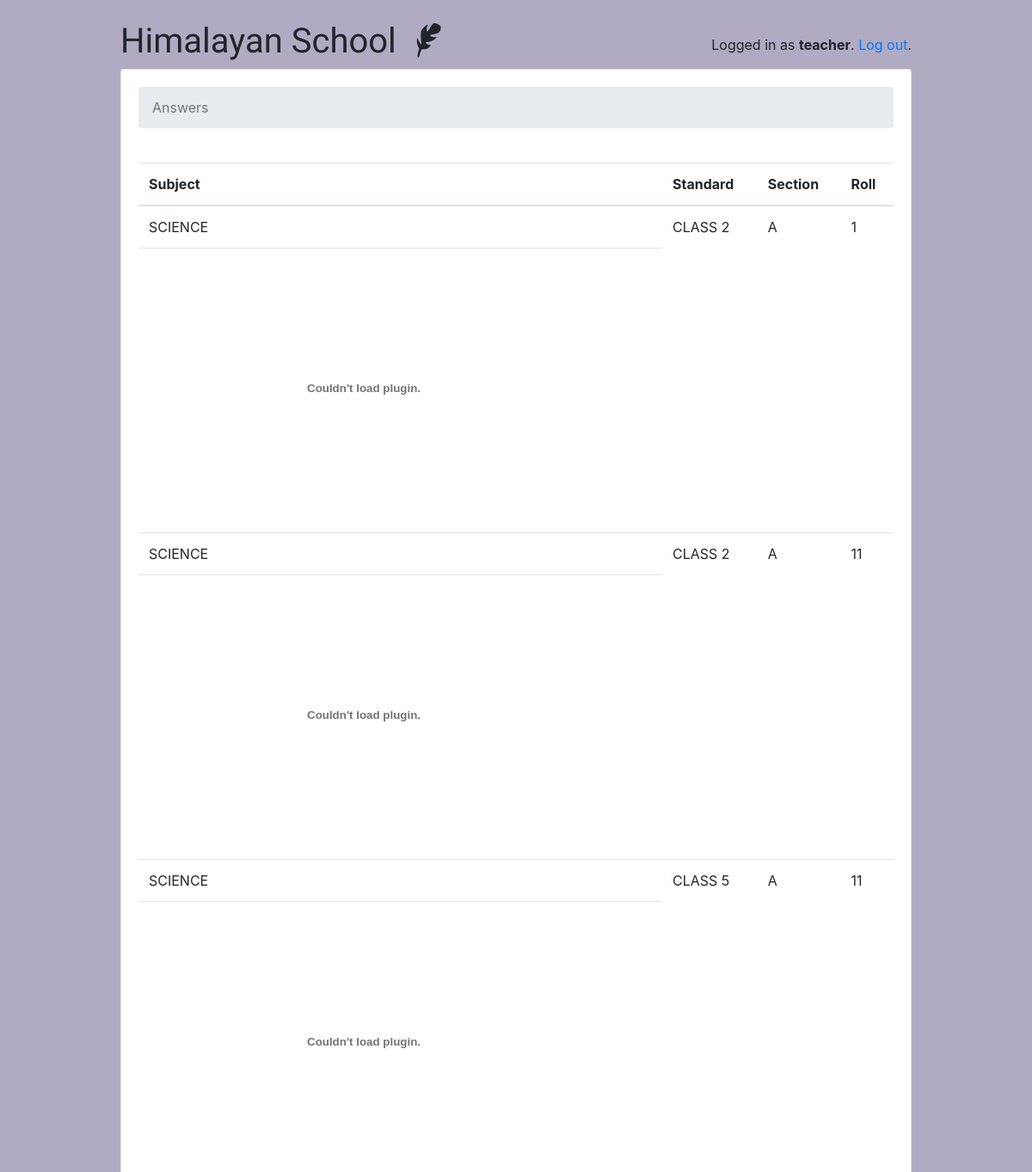
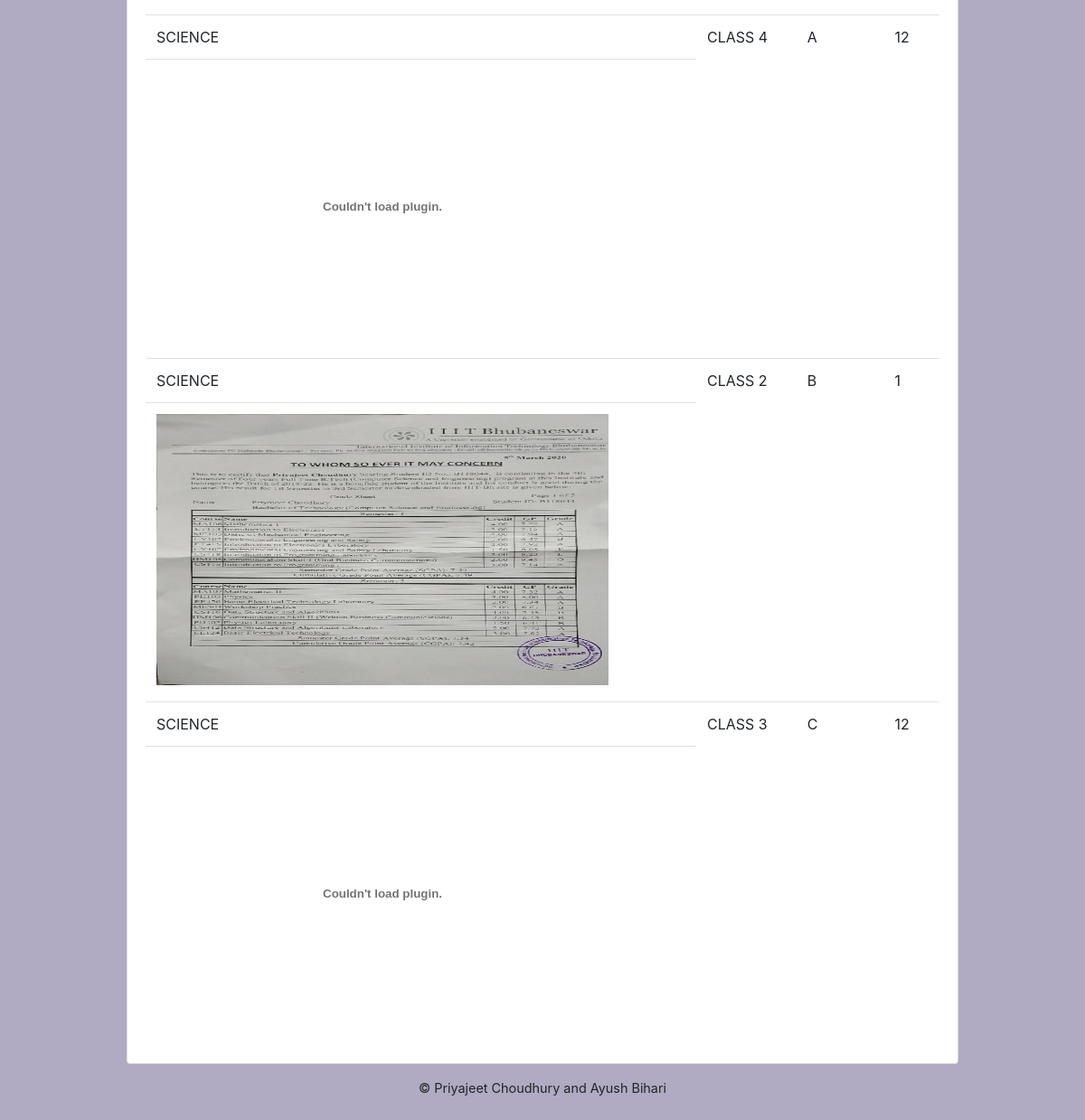
The app's page /teachers/quiz/answers/ (signed in) with its own data (2 pictures, top to bottom).
### classroom/models.py (models this page shows, shortened)
class User(AbstractUser):
    is_student = models.BooleanField(default=False)
    is_teacher = models.BooleanField(default=False)

class Answer(models.Model):
    subject = models.ForeignKey(Subject,on_delete=models.CASCADE,related_name='subject_fill',default=1)
    roll = models.PositiveIntegerField(default=1)
    quiz_name = models.CharField(max_length=20,default='ENTER SUBJECT')
    answer = models.FileField(upload_to='student',blank=False,default='teacher/default.jpg')
    section = models.CharField(max_length=1,default="A")

class Subject(models.Model):
    name = models.CharField(max_length=30)
    color = models.CharField(max_length=7, default='#007bff')
    def __str__(self):
        return self.name

### classroom/views/teachers.py (the view)
# urls.py: path('quiz/answers/', teachers.AnswerListView.as_view(), name='quiz_answers'),
@method_decorator([login_required, teacher_required], name='dispatch')
class AnswerListView(ListView):
    model = Answer
    ordering = ('section','roll','subject', )
    context_object_name='answers'
    template_name = 'classroom/teachers/quiz_answers.html'

### classroom/templates/classroom/teachers/quiz_answers.html
{% extends 'base.html' %}
{% block content %}
  <nav aria-label="breadcrumb">
    <ol class="breadcrumb">
      <li class="breadcrumb-item active" aria-current="page">Answers</li>
    </ol>
    <table class="table mb-0">
      <thead>
        <tr>
          <th>Subject</th>
          <th>Standard</th>
          <th>Section</th>
          <th>Roll</th>
        </tr>
      </thead>
      <tbody>
        {% for answer in answers %}
          {% if answer.quiz_name == 'SCIENCE' or answer.quiz_name == 'enter paper name' %}
              <tr>
                <td class="align-left">{{ answer.quiz_name }}</td>
                <td class="align-left">{{ answer.subject }}</td>
                <td class="align-left">{{ answer.section }}</td>
                <td class="align-left">{{ answer.roll }}</td>
              </tr>
              <tr>
                <td class="align-middle"><embed src="{{answer.answer.url}}" alt="none" align="text-center" width="500px" height="300px" class="image-responsive"></td>
              </tr>
          {% else %}
              &nbsp;
          {% endif %}
        {% empty %}
          <tr>
            <td class="bg-light text-center font-italic" colspan="5">No answers yet.</td>
          </tr>
        {% endfor %}
      </tbody>
    </table>
  </div>
{% endblock %}

### templates/base.html (shortened to what this page needs)
{% load static %}<!doctype html>
<html lang="en">
  <head>
    <link rel="stylesheet" href="https://maxcdn.bootstrapcdn.com/bootstrap/4.0.0/css/bootstrap.min.css">
    <link rel="stylesheet" type="text/css" href="{% static 'vendor/fontello-2f186091/css/fontello.css' %}">
    <link rel="stylesheet" type="text/css" href="{% static 'css/app.css' %}">
    {% if user.is_authenticated and user.is_teacher %}
      <link rel="stylesheet" type="text/css" href="{% static 'css/teachers.css' %}">
    {% else %}
      <link rel="stylesheet" type="text/css" href="{% static 'css/students.css' %}">
    {% endif %}
  </head>
  <body>
    <div class="container my-4">
      <div class="row justify-content-center">
        <div class="col-md-10 col-sm-12">
          <div class="row">
            <div class="col-6">
              <h1 class="logo">
                <a href="{% url 'home' %}">
                  Himalayan School
                  {% if user.is_authenticated %}
                    {% if user.is_teacher %}
                      <span class="icon-feather" data-toggle="tooltip" data-placement="right" title="Teacher profile"></span>
                    {% else %}
                      <span class="icon-graduation-cap" data-toggle="tooltip" data-placement="right" title="Student profile"></span>
                    {% endif %}
                  {% endif %}
                </a>
              </h1>
            </div>
            <div class="col-6 text-right">
              {% if user.is_authenticated %}
                <p class="pt-3">Logged in as <strong>{{ user.username }}</strong>. <a href="{% url 'logout' %}">Log out</a>.</p>
              {% else %}
                <a href="{% url 'login' %}" class="btn btn-light" role="button">Log in</a>
                <a href="{% url 'signup' %}" class="btn btn-primary" role="button">Sign up</a>
              {% endif %}
            </div>
          </div>
          <div class="card mb-3">
            <div class="card-body">
              {% block content %}
              {% endblock %}
            </div>
          </div>
          <footer>
           © Priyajeet Choudhury and Ayush Bihari
          </footer>
        </div>
      </div>
  </body>
</html>

### static/css/app.css (style rules this page uses)
.logo { font-family: 'Clicker Script', cursive; }
.logo a { color: #212529; text-decoration: none; }
footer { font-size: .9rem; }

### static/css/teachers.css (style rules this page uses)
body { background-color: #b0aac2; }

### records on screen
User: username "teacher"
Answer: quiz_name "SCIENCE", subject "CLASS 2", section "A", roll "1"
Answer: quiz_name "SCIENCE", subject "CLASS 2", section "A", roll "11"
Answer: quiz_name "SCIENCE", subject "CLASS 5", section "A", roll "11"
Answer: quiz_name "SCIENCE", subject "CLASS 4", section "A", roll "12"
Answer: quiz_name "SCIENCE", subject "CLASS 2", section "B", roll "1"
Answer: quiz_name "SCIENCE", subject "CLASS 3", section "C", roll "12"
